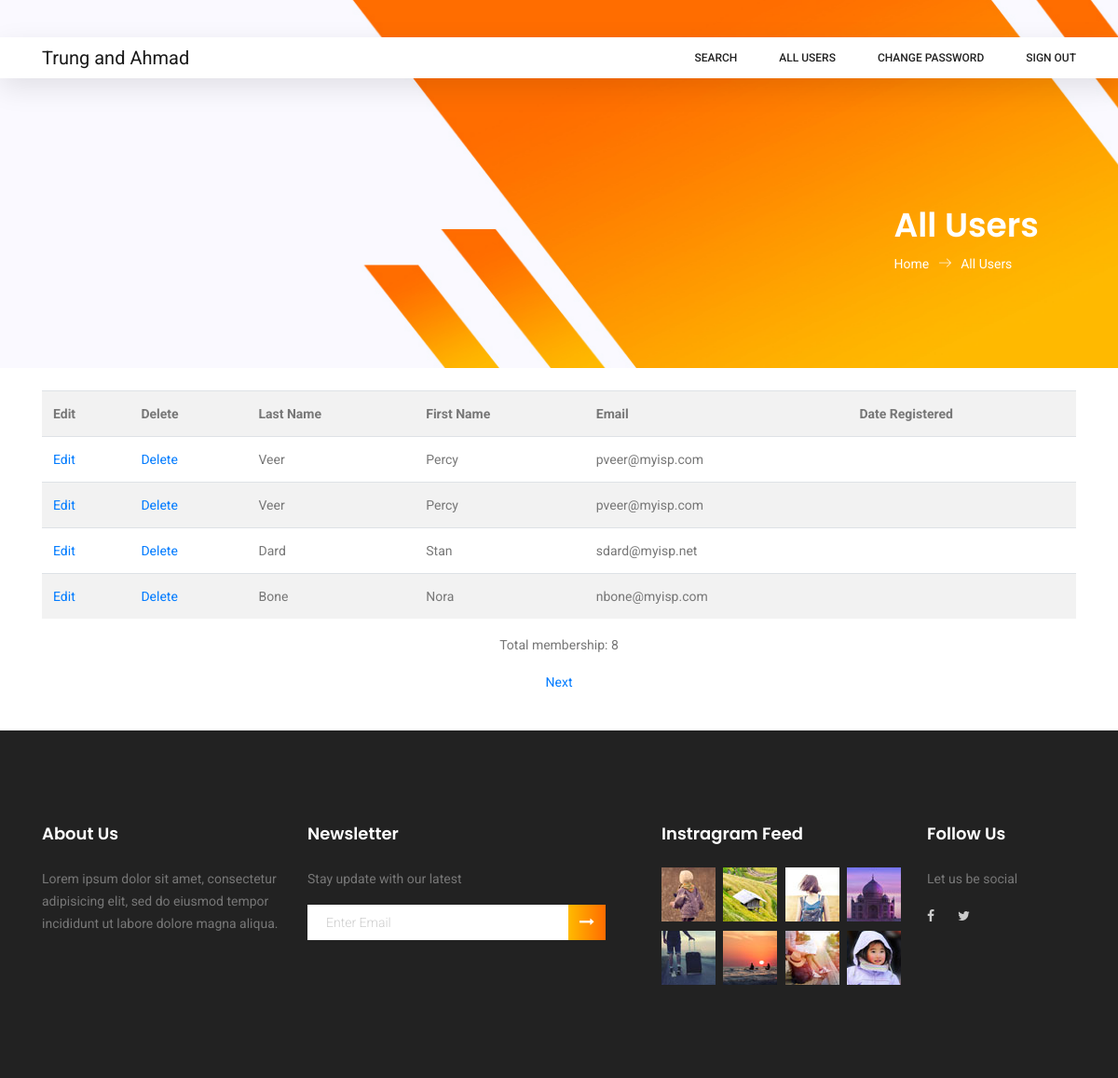
The page /users.php (signed in) on the database its author committed.
### tables this page shows
CREATE TABLE `users` (
  `user_id` mediumint(6) UNSIGNED NOT NULL,
  `first_name` varchar(30) NOT NULL,
  `last_name` varchar(40) NOT NULL,
  `email` varchar(50) NOT NULL,
  `password` char(60) NOT NULL,
  `registration_date` datetime DEFAULT NULL,
  `user_level` tinyint(1) UNSIGNED NOT NULL DEFAULT '0',
  `class` char(20) NOT NULL,
  `address1` varchar(50) NOT NULL,
  `address2` varchar(50) DEFAULT NULL,
  `city` varchar(50) NOT NULL,
  `state_country` char(25) NOT NULL,
  `zcode_pcode` char(10) NOT NULL,
  `phone` char(15) DEFAULT NULL,
  `paid` enum('yes','no') NOT NULL,
  `title` varchar(10) DEFAULT NULL
);

### proccess-view-users.php (the view, shortened to what this page needs)
<?php
try {
  require('mysqli_connect.php');
  $pagerows = 4;
  if ((isset($_GET['p']) && is_numeric($_GET['p']))) {
    $pages = htmlspecialchars($_GET['p'], ENT_QUOTES);
  } else {
    $q       = "SELECT COUNT(user_id) FROM users";
    $result  = mysqli_query($dbcon, $q);
    $row     = mysqli_fetch_array($result, MYSQLI_NUM);
    $records = htmlspecialchars($row[0], ENT_QUOTES);
    if ($records > $pagerows) {
      $pages = ceil($records / $pagerows);
    } else {
      $pages = 1;
    }
  }
  if ((isset($_GET['s'])) && (is_numeric($_GET['s']))) {
    $start = htmlspecialchars($_GET['s'], ENT_QUOTES);
  } else {
    $start = 0;
  }
  $query = "SELECT last_name, first_name, email, ";
  $query .= "DATE_FORMAT(registration_date, '%M %d, %Y')";
  $query .= " AS regdat, user_id FROM users ORDER BY registration_date ASC";
  $query .= " LIMIT ?, ?";
  $q = mysqli_stmt_init($dbcon);
  mysqli_stmt_prepare($q, $query);
  mysqli_stmt_bind_param($q, "ii", $start, $pagerows);
  mysqli_stmt_execute($q);
  $result = mysqli_stmt_get_result($q);
  if ($result) {
    echo '<table class="table table-striped">
					<tr>
						<th scope="col">Edit</th>
						<th scope="col">Delete</th>
						<th scope="col">Last Name</th>
						<th scope="col">First Name</th>
						<th scope="col">Email</th>
						<th scope="col">Date Registered</th>
					</tr>';
    while ($row = mysqli_fetch_array($result, MYSQLI_ASSOC)) {
      $user_id           = htmlspecialchars($row['user_id'], ENT_QUOTES);
      $last_name         = htmlspecialchars($row['last_name'], ENT_QUOTES);
      $first_name        = htmlspecialchars($row['first_name'], ENT_QUOTES);
      $email             = htmlspecialchars($row['email'], ENT_QUOTES);
      $registration_date = htmlspecialchars($row['regdat'], ENT_QUOTES);
      echo '<tr>
					    <td><a href="edit_user.php?id=' . $user_id . '">Edit</a></td>
					    <td><a href="delete_user.php?id=' . $user_id . '">Delete</a></td>
					    <td>' . $last_name . '</td>
					    <td>' . $first_name . '</td>
					    <td>' . $email . '</td>
					    <td>' . $registration_date . '</td>
					  </tr>';
    }
    echo '</table>';
  } else {
    echo '<p class="text-center">The current users could not be retrieved. We apologize';
    echo ' for any inconvenience.</p>';
    exit;
  }
  $q       = "SELECT COUNT(user_id) FROM users";
  $result  = mysqli_query($dbcon, $q);
  $row     = mysqli_fetch_array($result, MYSQLI_NUM);
  $members = htmlspecialchars($row[0], ENT_QUOTES);
  $echostring = "<p class='text-center'>Total membership: $members </p>";
  $echostring .= "<p class='text-center'>";
  if ($pages > 1) {
    $current_page = ($start / $pagerows) + 1;
    if ($current_page != $pages) {
      $echostring .= ' <a href="users.php?s=' . ($start + $pagerows) . '&p=' . $pages . '">Next</a> ';
    }
  }
  $echostring .= '</p>';
  echo $echostring;
}
catch (Exception $e)
  {
  print "The system is busy please try later";
}
catch (Error $e) {
  print "The system is busy please try again later.";
}
?>

### users.php (shortened to what this page needs)
<!DOCTYPE html>
<html lang="en">
<head>
  <link rel="stylesheet" href="css/linearicons.css">
  <link rel="stylesheet" href="css/font-awesome.min.css">
  <link rel="stylesheet" href="css/themify-icons.css">
  <link rel="stylesheet" href="css/bootstrap.css">
  <link rel="stylesheet" href="css/owl.carousel.css">
  <link rel="stylesheet" href="css/nice-select.css">
  <link rel="stylesheet" href="css/nouislider.min.css">
  <link rel="stylesheet" href="css/ion.rangeSlider.css" />
  <link rel="stylesheet" href="css/ion.rangeSlider.skinFlat.css" />
  <link rel="stylesheet" href="css/magnific-popup.css">
  <link rel="stylesheet" href="css/site.css">
</head>
<body>
<header class="header_area sticky-header">
  <?php
  $show = array("sign-out", "change-password", "users", "search");
  include('header.php');
  ?>
</header>
<section class="banner-area organic-breadcrumb">
	<div class="container">
		<div class="breadcrumb-banner d-flex flex-wrap align-items-center justify-content-end">
			<div class="col-first">
				<h1>All Users</h1>
				<nav class="d-flex align-items-center">
					<a href="index.php">Home<span class="lnr lnr-arrow-right"></span></a>
					<a href="users.php">All Users</a>
				</nav>
			</div>
		</div>
	</div>
</section>
<div class="container">
	<div class="row">
		<div class="col-sm-12 my-4">
			<?php require ("proccess-view-users.php"); ?>
		</div>
	</div>
</div>
<footer class="footer-area section_gap">
  <?php include('footer.php'); ?>
</footer>
</body>
</html>

### header.php (shortened to what this page needs)
<div class="main_menu">
	<nav class="navbar navbar-expand-lg navbar-light main_box">
		<div class="container">
			<a class="navbar-brand logo_h" href="index.php">Trung and Ahmad</a>
			<div class="collapse navbar-collapse offset" id="navbarSupportedContent">
				<ul class="nav navbar-nav menu_nav ml-auto">
					<?php
						if (in_array("search", $show)) { ?>
							<li class="nav-item"><a class="nav-link" href="search.php">Search</a></li>
					<?php } ?>
					<?php
						if (in_array("users", $show)) { ?>
							<li class="nav-item"><a class="nav-link" href="users.php">All Users</a></li>
					<?php } ?>
					<?php
						if (in_array("change-password", $show)) { ?>
							<li class="nav-item"><a class="nav-link" href="edit-user-password.php">Change Password</a></li>
					<?php } ?>
					<?php
						if (in_array("sign-out", $show)) { ?>
							<li class="nav-item"><a class="nav-link" href="sign-out.php">Sign Out</a></li>
					<?php } ?>
				</ul>
			</div>
		</div>
	</nav>
</div>

### footer.php (shortened to what this page needs)
<div class="container">
	<div class="row">
		<div class="col-lg-3  col-md-6 col-sm-6">
			<div class="single-footer-widget">
				<h6>About Us</h6>
				<p>
					Lorem ipsum dolor sit amet, consectetur adipisicing elit, sed do eiusmod tempor incididunt ut labore dolore
					magna aliqua.
				</p>
			</div>
		</div>
		<div class="col-lg-4  col-md-6 col-sm-6">
			<div class="single-footer-widget">
				<h6>Newsletter</h6>
				<p>Stay update with our latest</p>
				<div class="" id="mc_embed_signup">
					<form target="_blank" novalidate="true" action="https://spondonit.us12.list-manage.com/subscribe/post?u=1462626880ade1ac87bd9c93a&amp;id=92a4423d01"
					 method="get" class="form-inline">
						<div class="d-flex flex-row">
							<input class="form-control" name="EMAIL" placeholder="Enter Email" onfocus="this.placeholder = ''" onblur="this.placeholder = 'Enter Email '"
							 required="" type="email">
							<button class="click-btn btn btn-default"><i class="fa fa-long-arrow-right" aria-hidden="true"></i></button>
						</div>
					</form>
				</div>
			</div>
		</div>
		<div class="col-lg-3  col-md-6 col-sm-6">
			<div class="single-footer-widget mail-chimp">
				<h6 class="mb-20">Instragram Feed</h6>
				<ul class="instafeed d-flex flex-wrap">
					<li><img src="img/i1.jpg" alt=""></li>
					<li><img src="img/i2.jpg" alt=""></li>
					<li><img src="img/i3.jpg" alt=""></li>
					<li><img src="img/i4.jpg" alt=""></li>
					<li><img src="img/i5.jpg" alt=""></li>
					<li><img src="img/i6.jpg" alt=""></li>
					<li><img src="img/i7.jpg" alt=""></li>
					<li><img src="img/i8.jpg" alt=""></li>
				</ul>
			</div>
		</div>
		<div class="col-lg-2 col-md-6 col-sm-6">
			<div class="single-footer-widget">
				<h6>Follow Us</h6>
				<p>Let us be social</p>
				<div class="footer-social d-flex align-items-center">
					<a href="#"><i class="fa fa-facebook"></i></a>
					<a href="#"><i class="fa fa-twitter"></i></a>
				</div>
			</div>
		</div>
	</div>
</div>

### rows shown on the page
users: last_name "Veer", first_name "Percy", email "pveer@myisp.com"
users: last_name "Veer", first_name "Percy", email "pveer@myisp.com"
users: last_name "Dard", first_name "Stan", email "sdard@myisp.net"
users: last_name "Bone", first_name "Nora", email "nbone@myisp.com"

### other values the page prints
$members "8"
